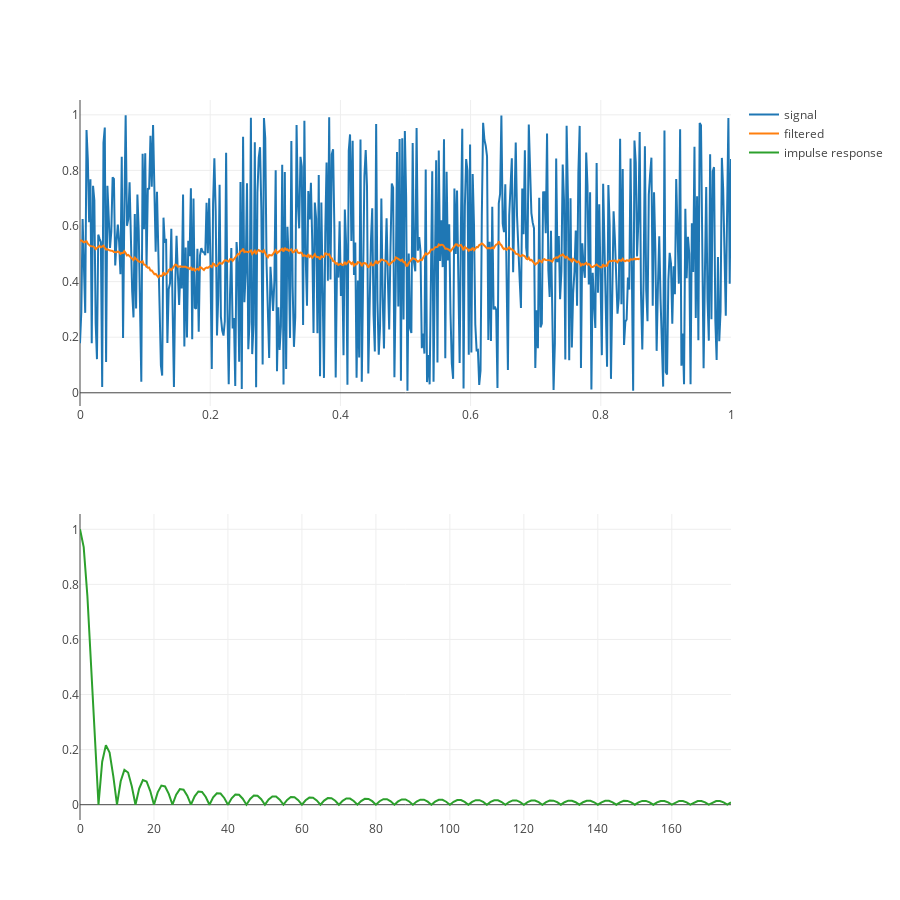

Write notebook code for a chart like this one.
### Code cell
N = 500
kernel_size = 71
T = 1.0 # s

t = np.linspace(0, T, N)
s = np.random.rand(N)

filt = create_filter_median(kernel_size)
fs = apply_filter_median(s, filt)
ir = impulse_response_median(filt)

tr_s = go.Scatter(
    x = t,
    y = s,
    name='signal'
)
tr_fs = go.Scatter(
    x = t,
    y = fs,
    name='filtered'
)

tr_ir = go.Scatter(
    x = [i for i in range(len(ir.real))],
    y = np.absolute(ir),
    name='impulse response'
)


fig = py.tools.make_subplots(rows = 2, cols = 1)

fig['layout'].update(height=900, width=900)

fig.append_trace(tr_s, 1, 1)
fig.append_trace(tr_fs, 1, 1)

fig.append_trace(tr_ir, 2, 1)

py.offline.iplot(fig)

### Figure 1 — Plotly figure (JSON) as saved in the notebook; plotly's stock layout.template omitted (floating-point values rounded to 4 significant figures; data arrays with more than 128 entries replaced by an {"elided": "..."} marker saying what was removed)
{"data": [{"name": "signal", "type": "scatter", "x": {"elided": "500 float values"}, "xaxis": "x1", "y": {"elided": "500 float values"}, "yaxis": "y1"}, {"name": "filtered", "type": "scatter", "x": {"elided": "500 float values"}, "xaxis": "x1", "y": {"elided": "430 float values"}, "yaxis": "y1"}, {"name": "impulse response", "type": "scatter", "x": {"elided": "177 int values"}, "xaxis": "x2", "y": {"elided": "177 float values"}, "yaxis": "y2"}], "layout": {"height": 900, "width": 900, "xaxis1": {"anchor": "y1", "domain": [0, 1]}, "xaxis2": {"anchor": "y2", "domain": [0, 1]}, "yaxis1": {"anchor": "x1", "domain": [0.575, 1]}, "yaxis2": {"anchor": "x2", "domain": [0, 0.425]}}}
